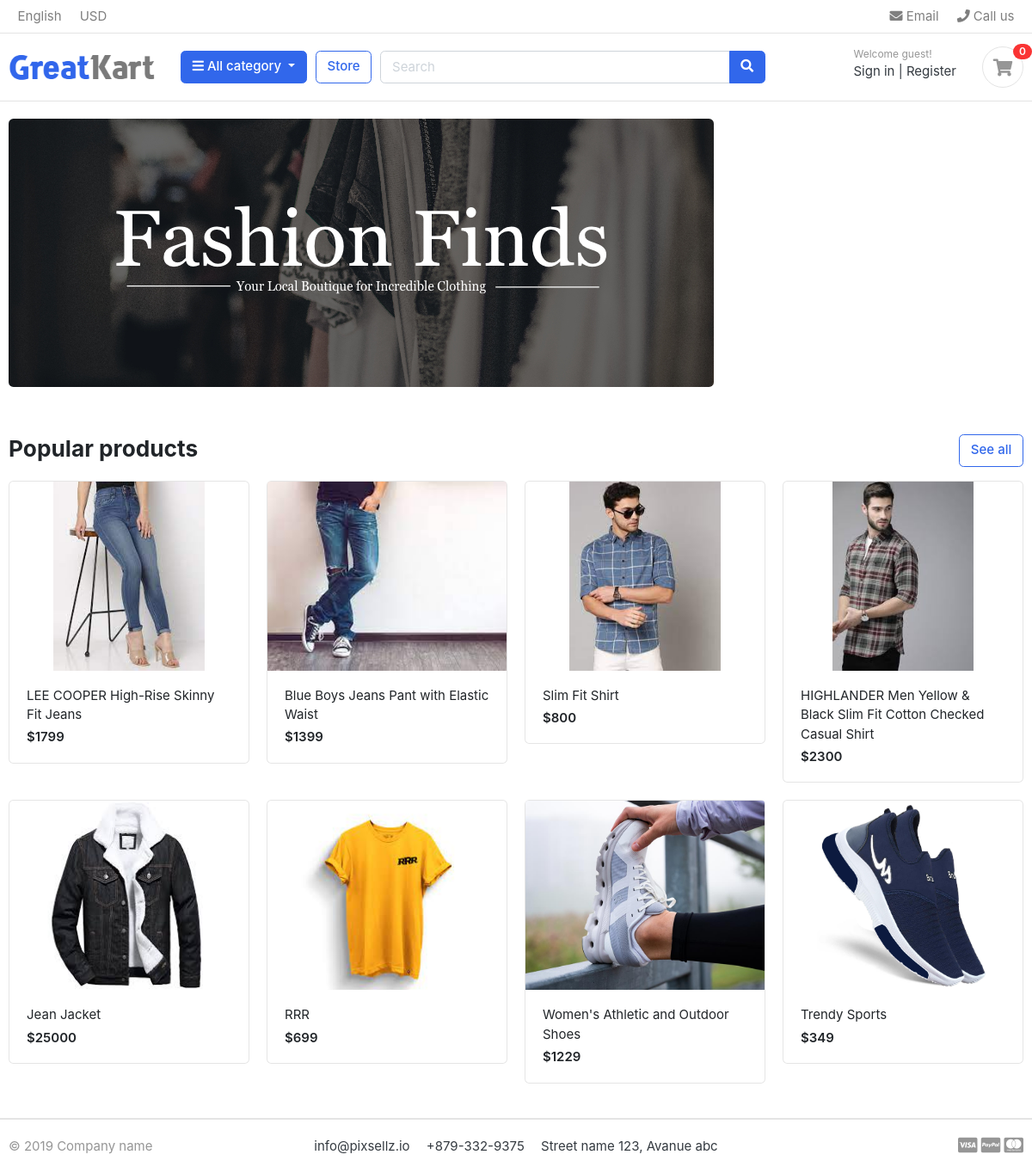
The page / on the database its author committed.
### storeapp/models.py (models this page shows, shortened)
class Product(models.Model):
    product_name= models.CharField(max_length=200, unique=True)
    slug= models.SlugField(max_length=200, unique=True)
    description= models.TextField(max_length=500, blank=True)
    price= models.IntegerField()
    images= models.ImageField(upload_to='photos/products')
    stock= models.IntegerField()
    is_available = models.BooleanField(default=True)
    category = models.ForeignKey(Category, on_delete=models.CASCADE)
    created_date = models.DateTimeField(auto_now_add=True)
    modified_date = models.DateTimeField(auto_now=True)
    def get_url(self):
        return reverse('product_detail', args=[self.category.slug, self.slug])

### Kart/views.py (the view)
# urls.py: path('',views.home,name="home"),
def home(request):
    products = Product.objects.all().filter(is_available=True)
    context = {
        'products': products
    }
    return render(request, 'home.html', context)

### Kart/context_processors.py (called while the page is built)
def menu_links(request):
    links=Category.objects.all()
    return dict(links=links)

### Kart/models.py (called while the page is built)
    def get_url(self):
        return reverse('products_by_category', args=[self.slug])

### templates/home.html
{% extends 'base.html' %}
{% load static %}
{% block content %}
<section class="section-intro padding-y-sm">
<div class="container">
<div class="intro-banner-wrap">
	<img src="{% static 'images/banners/1.jpeg'%}" class="img-fluid rounded">
</div>
</div>
</section>
<section class="section-name padding-y-sm">
<div class="container">
<header class="section-heading">
	<a href="{% url 'store' %}" class="btn btn-outline-primary float-right">See all</a>
	<h3 class="section-title">Popular products</h3>
</header>
<div class="row">
	{% for product in products %}
	<div class="col-md-3">
		<div class="card card-product-grid">
			<a href="{{ product.get_url }}" class="img-wrap"> <img src="{{ product.images.url }}"> </a>
			<figcaption class="info-wrap">
				<a href="{{ product.get_url }}" class="title">{{product.product_name}}</a>
				<div class="price mt-1">${{product.price}}</div>
			</figcaption>
		</div>
	</div>
	{% endfor%}
</div>
</div>
</section>
</body>
</html>
{% endblock %}

### templates/base.html (shortened to what this page needs)
{% load static %}
<!DOCTYPE HTML>
<html lang="en">
<head>
<link href="{% static 'css/bootstrap.css'%}" rel="stylesheet" type="text/css"/>
<link href="{% static 'fonts/fontawesome/css/all.min.css'%}" type="text/css" rel="stylesheet">
<link href="{% static 'css/ui.css'%}" rel="stylesheet" type="text/css"/>
<link href="{% static 'css/responsive.css'%}" rel="stylesheet" media="only screen and (max-width: 1200px)" />
</head>
<body>
{% include 'includes/navbar.html' %}
{% block content %}
{% endblock %}
{% include 'includes/footer.html' %}

### templates/includes/navbar.html (shortened to what this page needs)
{% load static %}
<header class="section-header">
<nav class="navbar p-md-0 navbar-expand-sm navbar-light border-bottom">
<div class="container">
  <div class="collapse navbar-collapse" id="navbarTop4">
    <ul class="navbar-nav mr-auto">
    	<li class="nav-item dropdown">
		 	<a href="#" class="nav-link">   English </a>
		</li>
		<li class="nav-item dropdown">
			<a href="#" class="nav-link"> USD </a>
		</li>
    </ul>
    <ul class="navbar-nav">
		<li><a href="#" class="nav-link"> <i class="fa fa-envelope"></i> Email </a></li>
		<li><a href="#" class="nav-link"> <i class="fa fa-phone"></i> Call us </a></li>
	</ul>
  </div>
</div>
</nav>
<section class="header-main border-bottom">
	<div class="container">
<div class="row align-items-center">
	<div class="col-lg-2 col-md-3 col-6">
		<a href="{% url 'home' %}" class="brand-wrap">
			<img class="logo" src="{% static './images/logo.png'%}">
		</a>
	</div>
	<div class="col-lg col-sm col-md col-6 flex-grow-0">
		<div class="category-wrap dropdown d-inline-block float-right">
			<button type="button" class="btn btn-primary dropdown-toggle" data-toggle="dropdown">
				<i class="fa fa-bars"></i> All category
			</button>
		</div>
	</div>
	<a href="{% url 'store' %}" class="btn btn-outline-primary">Store</a>
	<div class="col-lg  col-md-6 col-sm-12 col">
		<form action="{% url 'search' %}" class="search" method='GET'>
      <div class="input-group w-100">
          <input type="text" class="form-control" style="width:60%;" placeholder="Search" name="keyword">
          <div class="input-group-append">
            <button class="btn btn-primary" type="submit">
              <i class="fa fa-search"></i>
            </button>
          </div>
        </div>
    </form>
	</div>
	<div class="col-lg-3 col-sm-6 col-8 order-2 order-lg-3">
				<div class="d-flex justify-content-end mb-3 mb-lg-0">
					<div class="widget-header">
						<small class="title text-muted">Welcome guest!</small>
						<div>
							<a href="./signin.html">Sign in</a> <span class="dark-transp"> | </span>
							<a href="./register.html"> Register</a>
						</div>
					</div>
					<a href="{% url 'cart' %}" class="widget-header pl-3 ml-3">
						<div class="icon icon-sm rounded-circle border"><i class="fa fa-shopping-cart"></i></div>
						<span class="badge badge-pill badge-danger notify">0</span>
					</a>
				</div>
			</div>
</div>
	</div>
</section>
</header>

### templates/includes/footer.html
{% load static %}
<footer class="section-footer border-top">
	<div class="container">
		<section class="footer-bottom border-top row">
			<div class="col-md-2">
				<p class="text-muted"> &copy 2019 Company name </p>
			</div>
			<div class="col-md-8 text-md-center">
				<span  class="px-2">info@pixsellz.io</span>
				<span  class="px-2">+879-332-9375</span>
				<span  class="px-2">Street name 123, Avanue abc</span>
			</div>
			<div class="col-md-2 text-md-right text-muted">
				<i class="fab fa-lg fa-cc-visa"></i>
				<i class="fab fa-lg fa-cc-paypal"></i>
				<i class="fab fa-lg fa-cc-mastercard"></i>
			</div>
		</section>
	</div>
</footer>

### static/css/ui.css (style rules this page uses)
html { font-family: "Inter", sans-serif; font-size: 15px; }
.img-wrap { text-align: center; display: block; }
.img-wrap img { max-width: 100%; }
.icon-xs, .icon-sm, .icon-md, .icon-lg { display: inline-block; text-align: center; flex-shrink: 0; flex-grow: 0; }
.icon-sm { width: 48px; height: 48px; line-height: 48px !important; font-size: 20px; }
.padding-y-sm { padding-top: 20px; padding-bottom: 20px; }
.section-heading { margin-bottom: 20px; margin-top: 15px; }
.section-title { color: #212529; }
p:last-child { margin-bottom: 0; }
.header-main { position: relative; padding-top: 1rem; padding-bottom: 1rem; }
.brand-wrap .logo, .navbar-brand .logo { margin-right: 7px; max-height: 42px; display: inline-block; }
.widget-header { display: inline-block; vertical-align: middle; position: relative; }
.widget-header a { color: #343a40; }
.widget-header i { color: #969696; }
.widget-header .title { display: block; }
.widget-header .notify { position: absolute; top: -3px; right: -10px; }
.footer-bottom { padding-top: 20px; padding-bottom: 20px; }
[class*=card-product] a.title { color: #212529; display: block; }
[class*=card-product] .img-wrap { overflow: hidden; position: relative; }
[class*=card-product] .img-wrap img { height: 100%; max-width: 100%; width: auto; display: inline-block; -o-object-fit: cover; object-fit: cover; }
.card-product-grid { margin-bottom: 20px; }
.card-product-grid .img-wrap { border-radius: 0.2rem 0.2rem 0 0; height: 220px; }
.card-product-grid .info-wrap { overflow: hidden; padding: 18px 20px; }
.card .img-wrap { overflow: hidden; }
.notify { position: absolute; top: -4px; right: -10px; display: inline-block; padding: 0.25em 0.6em; font-size: 12px; line-height: 1; text-align: center; border-radius: 3rem; color: #fff; background-color: #fa3434; }
.price { font-weight: 600; color: #212529; }

### rows shown on the page
Product: images (picture), product_name "LEE COOPER High-Rise Skinny Fit Jeans", price "1799"
Product: images (picture), product_name "Blue Boys Jeans Pant with Elastic Waist", price "1399"
Product: images (picture), product_name "Slim Fit Shirt", price "800"
Product: images (picture), product_name "HIGHLANDER Men Yellow & Black Slim Fit Cotton Checked Casual Shirt", price "2300"
Product: images (picture), product_name "Jean Jacket", price "25000"
Product: images (picture), product_name "RRR", price "699"
Product: images (picture), product_name "Women's Athletic and Outdoor Shoes", price "1229"
Product: images (picture), product_name "Trendy Sports", price "349"
